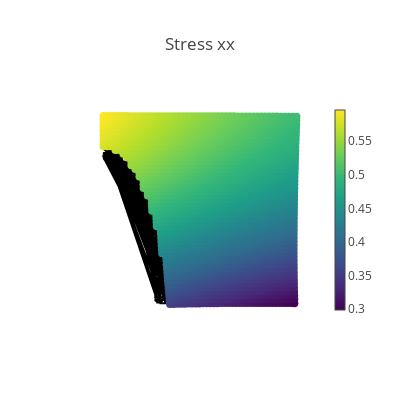
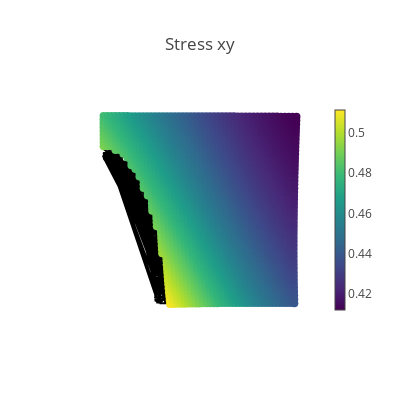
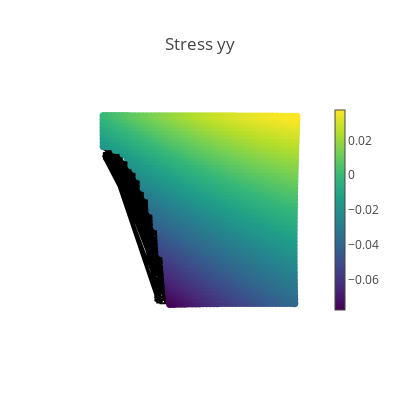
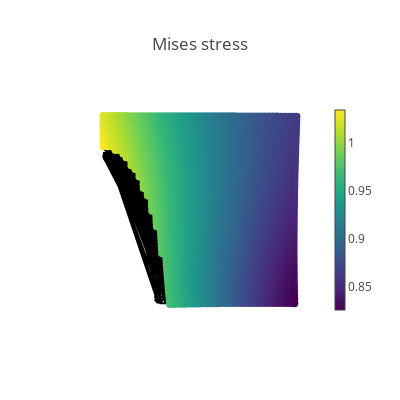

The code cell stored with these charts, in order, in its notebook:
### Code cell
# Create a validation domain different from the training domain
val_x, val_y = np.meshgrid(np.linspace(0, L, 50), np.linspace(0, L, 50))
val_domain = np.vstack([val_x.ravel(), val_y.ravel()]).T
mask = (
    ((val_domain[:, 0] ** 2) / (Rx**2)) + ((val_domain[:, 1] ** 2) / (Ry**2))
) > 1
val = val_domain[mask]

# Compute model predictions on the validation domain
results = model.predict(val)
disp = results[:, 0:2]
def_val = val + disp
mises = np.sqrt(
    results[:, 2] ** 2
    + results[:, 4] ** 2
    - results[:, 2] * results[:, 4]
    + 3 * results[:, 3] ** 2
)

def make_plot(x, y, variable, title, cmap=sequential.Viridis, size=8.0):
    fig = go.Figure()

    # Plot boundaries
    m = dict(color="black")
    fig.add_trace(go.Scatter(x=outer_figure[:,0], y=outer_figure[:,1], mode="lines", marker=m))
    # fig.add_trace(go.Scatter(x=top_boundary[:,:, 0], y=top_boundary[:,:, 1], mode="lines", marker=m))
    # fig.add_trace(go.Scatter(x=bottom_boundary[:,:, 0], y=bottom_boundary[:,:, 0], mode="lines", marker=m))
    # fig.add_trace(go.Scatter(x=left_boundary[:,:, 0], y=left_boundary[:,:, 0], mode="lines", marker=m))
    # fig.add_trace(go.Scatter(x=right_boundary[:,:, 0], y=right_boundary[:,:, 0], mode="lines", marker=m))
    # fig.add_trace(go.Scatter(x=hole_boundary[:,:, 0], y=hole_boundary[:,:, 0], mode="lines", marker=m))

    # Plot variable values
    m = dict(color=variable, colorscale=cmap, size=size, colorbar=dict(thickness=10))
    fig.add_trace(go.Scatter(x=x, y=y, marker=m, mode="markers"))

    # plot settings
    fig.layout.yaxis.scaleanchor = "x"
    fig.update_layout(
        template="none", width=400, height=400, title=title, showlegend=False
    )
    fig.update_xaxes(visible=False)
    fig.update_yaxes(visible=False)
    fig.show()

# Plot stresses
make_plot(*def_val.T, results[:, 2], "Stress xx")
make_plot(*def_val.T, results[:, 3], "Stress xy")
make_plot(*def_val.T, results[:, 4], "Stress yy")
make_plot(*def_val.T, mises, "Mises stress")

# Plot displacements
make_plot(*def_val.T, disp[:, 0], "Displacement in x", cmap=sequential.Inferno)
make_plot(*def_val.T, disp[:, 1], "Displacement in y", cmap=sequential.Inferno)

### Figure 1 — Plotly figure (JSON) as saved in the notebook; plotly's stock layout.template omitted (floating-point values rounded to 4 significant figures; data arrays with more than 128 entries replaced by an {"elided": "..."} marker saying what was removed)
{"data": [{"marker": {"color": "black"}, "mode": "lines", "type": "scatter", "x": {"elided": "500 float values"}, "y": {"elided": "500 float values"}}, {"marker": {"color": {"elided": "2001 float values"}, "colorbar": {"thickness": 10}, "colorscale": [[0, "#440154"], [0.1111, "#482878"], [0.2222, "#3e4989"], [0.3333, "#31688e"], [0.4444, "#26828e"], [0.5556, "#1f9e89"], [0.6667, "#35b779"], [0.7778, "#6ece58"], [0.8889, "#b5de2b"], [1, "#fde725"]], "size": 8}, "mode": "markers", "type": "scatter", "x": {"elided": "2001 float values"}, "y": {"elided": "2001 float values"}}], "layout": {"height": 400, "showlegend": false, "title": {"text": "Stress xx"}, "width": 400, "xaxis": {"visible": false}, "yaxis": {"scaleanchor": "x", "visible": false}}}

### Figure 2 — Plotly figure (JSON) as saved in the notebook; plotly's stock layout.template omitted (floating-point values rounded to 4 significant figures; data arrays with more than 128 entries replaced by an {"elided": "..."} marker saying what was removed)
{"data": [{"marker": {"color": "black"}, "mode": "lines", "type": "scatter", "x": {"elided": "500 float values"}, "y": {"elided": "500 float values"}}, {"marker": {"color": {"elided": "2001 float values"}, "colorbar": {"thickness": 10}, "colorscale": [[0, "#440154"], [0.1111, "#482878"], [0.2222, "#3e4989"], [0.3333, "#31688e"], [0.4444, "#26828e"], [0.5556, "#1f9e89"], [0.6667, "#35b779"], [0.7778, "#6ece58"], [0.8889, "#b5de2b"], [1, "#fde725"]], "size": 8}, "mode": "markers", "type": "scatter", "x": {"elided": "2001 float values"}, "y": {"elided": "2001 float values"}}], "layout": {"height": 400, "showlegend": false, "title": {"text": "Stress xy"}, "width": 400, "xaxis": {"visible": false}, "yaxis": {"scaleanchor": "x", "visible": false}}}

### Figure 3 — Plotly figure (JSON) as saved in the notebook; plotly's stock layout.template omitted (floating-point values rounded to 4 significant figures; data arrays with more than 128 entries replaced by an {"elided": "..."} marker saying what was removed)
{"data": [{"marker": {"color": "black"}, "mode": "lines", "type": "scatter", "x": {"elided": "500 float values"}, "y": {"elided": "500 float values"}}, {"marker": {"color": {"elided": "2001 float values"}, "colorbar": {"thickness": 10}, "colorscale": [[0, "#440154"], [0.1111, "#482878"], [0.2222, "#3e4989"], [0.3333, "#31688e"], [0.4444, "#26828e"], [0.5556, "#1f9e89"], [0.6667, "#35b779"], [0.7778, "#6ece58"], [0.8889, "#b5de2b"], [1, "#fde725"]], "size": 8}, "mode": "markers", "type": "scatter", "x": {"elided": "2001 float values"}, "y": {"elided": "2001 float values"}}], "layout": {"height": 400, "showlegend": false, "title": {"text": "Stress yy"}, "width": 400, "xaxis": {"visible": false}, "yaxis": {"scaleanchor": "x", "visible": false}}}

### Figure 4 — Plotly figure (JSON) as saved in the notebook; plotly's stock layout.template omitted (floating-point values rounded to 4 significant figures; data arrays with more than 128 entries replaced by an {"elided": "..."} marker saying what was removed)
{"data": [{"marker": {"color": "black"}, "mode": "lines", "type": "scatter", "x": {"elided": "500 float values"}, "y": {"elided": "500 float values"}}, {"marker": {"color": {"elided": "2001 float values"}, "colorbar": {"thickness": 10}, "colorscale": [[0, "#440154"], [0.1111, "#482878"], [0.2222, "#3e4989"], [0.3333, "#31688e"], [0.4444, "#26828e"], [0.5556, "#1f9e89"], [0.6667, "#35b779"], [0.7778, "#6ece58"], [0.8889, "#b5de2b"], [1, "#fde725"]], "size": 8}, "mode": "markers", "type": "scatter", "x": {"elided": "2001 float values"}, "y": {"elided": "2001 float values"}}], "layout": {"height": 400, "showlegend": false, "title": {"text": "Mises stress"}, "width": 400, "xaxis": {"visible": false}, "yaxis": {"scaleanchor": "x", "visible": false}}}
